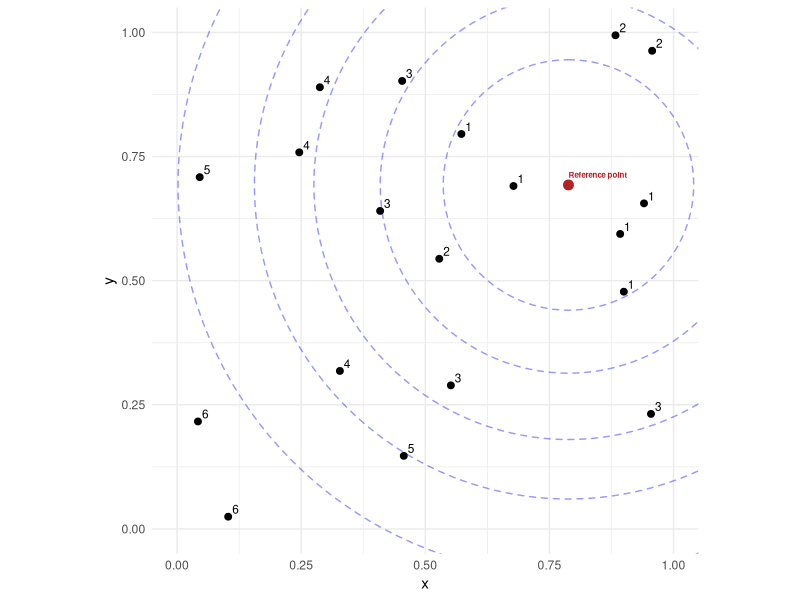
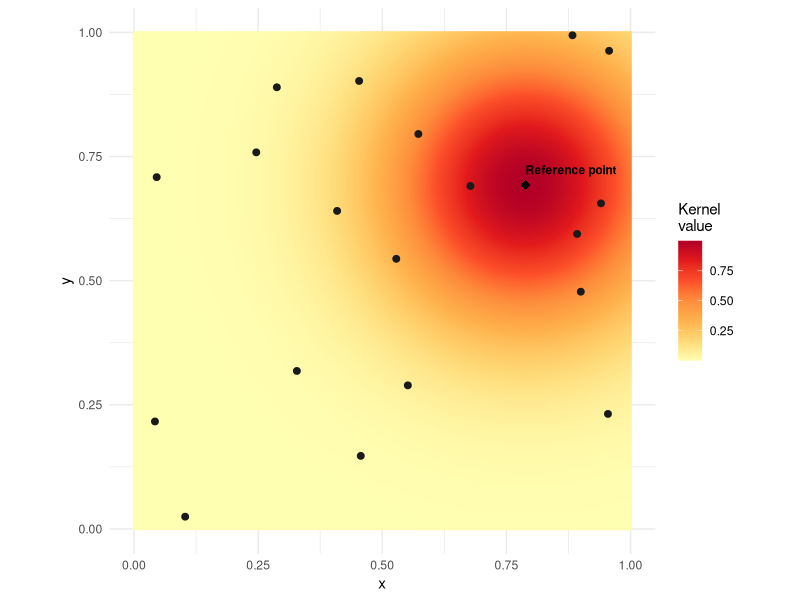

These figures' R source, in order:
## ---- chunk 1
knitr::opts_chunk$set(echo = TRUE)
library(tidyverse)
library(ggforce)
## ---- chunk 2
set.seed(123)
n <- 20
df <- tibble(
  id = 1:n,
  x  = runif(n),
  y  = runif(n)
)


D_all <- dist(df %>% select(x,y), diag = T, upper = T) %>% 
  as.matrix %>% as.vector

n_breaks <- 7
breaks <- quantile(D_all, probs = seq(0,1,length.out = n_breaks))


centre_id <- 2 # reference point id

cx <- df$x[centre_id]
cy <- df$y[centre_id]


rings <- tibble(r = breaks[-1])

# each point’s discrete category relative to reference point
df2 <- df %>% 
  mutate(dist = sqrt((x - cx)^2 + (y - cy)^2),
         bin = cut(dist, breaks=breaks, 
                   labels = seq_len(n_breaks-1),
                   include.lowest = TRUE) %>% as.integer())


ggplot() +
  geom_circle(data = rings, aes(x0 = cx, y0 = cy, r = r),
              linetype = "dashed", colour = rgb(0, 0, 255, 0.4*255, maxColorValue = 255) ) +
  geom_point(data = df, aes(x, y), size = 2) +
  geom_text(data = filter(df2, id != centre_id),
            aes(x, y, label = bin),
            nudge_y = 0.015, nudge_x = 0.015, colour = "black", size = 3) +
    geom_text(data = filter(df, id == centre_id),
            aes(x, y),
            label = "Reference point",
            vjust = -1.2,     
            hjust =  0.0,     
            colour = "firebrick",
            fontface = "bold",
            size = 2) +
  geom_point(data = filter(df, id == centre_id),
             aes(x, y), colour = "firebrick", size = 3) +
  coord_equal() +
  labs(x = "x", y = "y") +
  theme_minimal() + 
    coord_equal(xlim = c(0,1),
              ylim = c(0,1))  

## ---- chunk 3
ref_pt <- df %>% filter(id == 2)

grid_res <- 200   
grid <- expand.grid(
  x = seq(0,1,length.out = grid_res),
  y = seq(0,1,length.out = grid_res)
)

sig_kernel = 0.2
grid <- grid %>%
  mutate(
    dx = x - ref_pt$x,
    dy = y - ref_pt$y,
    z  = exp(-(dx^2 + dy^2) / (2*sig_kernel^2))
  )

ggplot() +
  geom_raster(data = grid, aes(x, y, fill = z), interpolate = TRUE) +
  scale_fill_distiller(                     
    palette   = "YlOrRd",                  
    direction = 1,
    name = "Kernel\nvalue"
  ) +
  geom_point(data = df %>% filter(id != 2), aes(x, y),color = 'grey10', size = 2) +
  geom_point(data = filter(df, id == 2),
             aes(x, y),
             colour = "black", size = 3, shape = 18) +
  geom_text(data = filter(df, id == 2),
        aes(x, y),
        label = "Reference point",
        vjust = -1.2,     
        hjust =  0.0,     
        colour = "black",
        fontface = "bold",
        size = 3) +
  coord_equal(xlim = c(0,1), ylim = c(0,1)) +
  labs(x = "x", y = "y"
  ) +
  theme_minimal()
